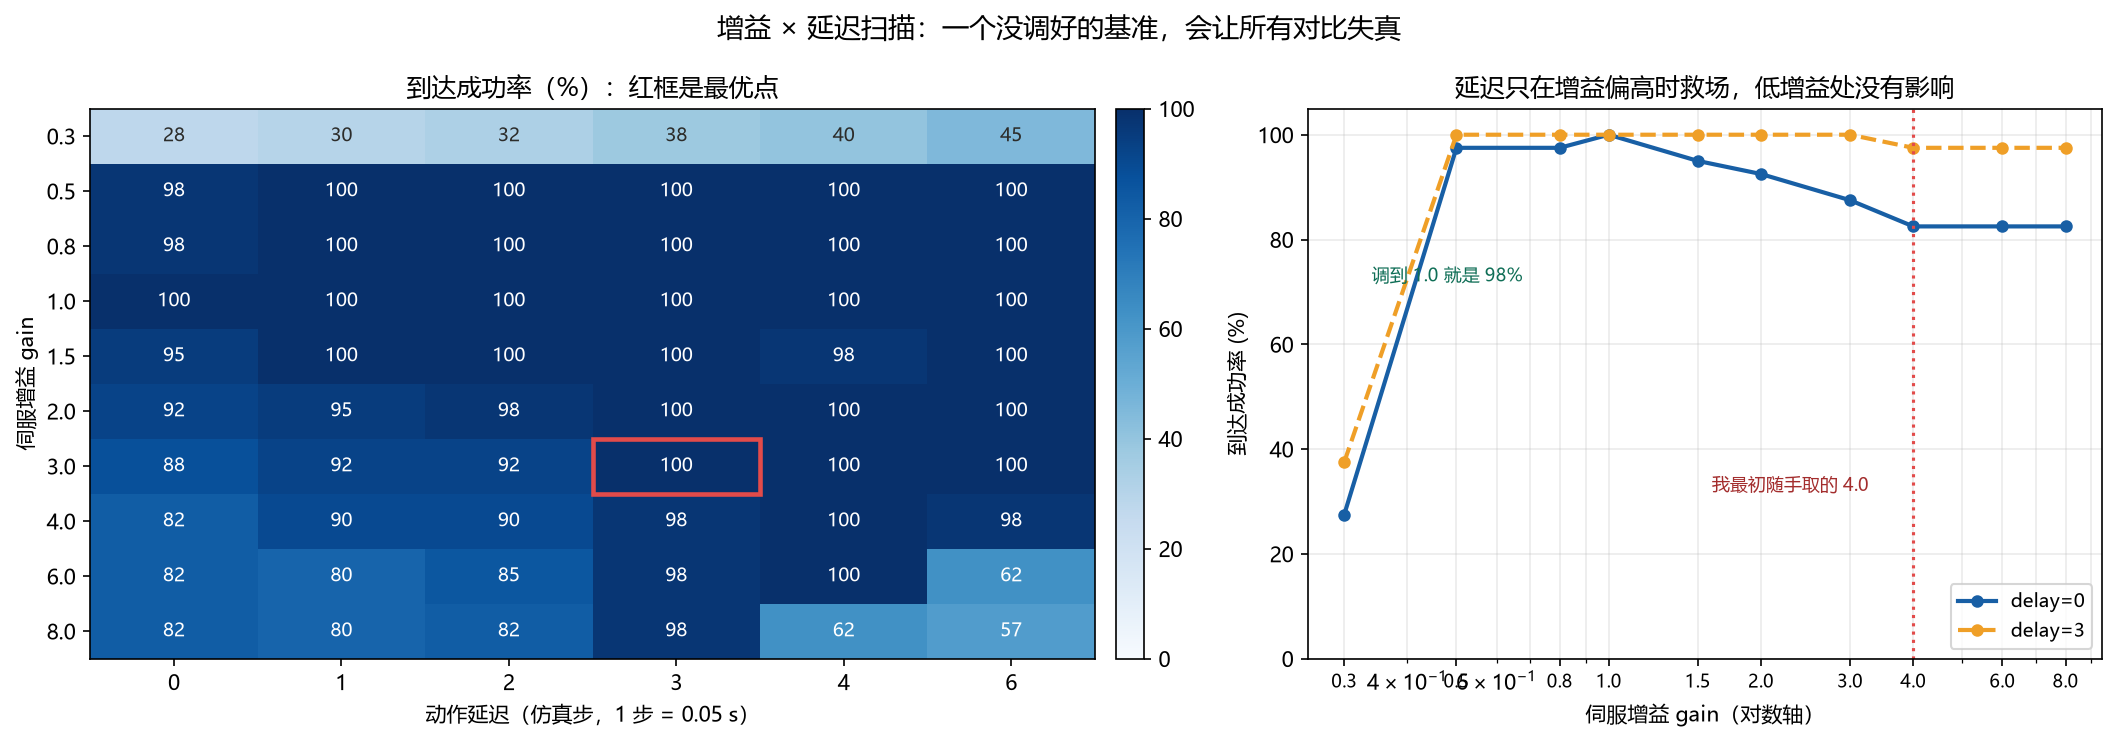

The script that saved this image:
"""
sweep.py —— 增益 × 延迟的二维扫描

这个脚本是为了一次翻车写的。

我原本的假设是"给动作加延迟会让伺服失效"，结果恰恰相反：延迟让成功率变高了。
原因不在延迟，在增益 —— `gain=4.0` 太大，控制器一直在过冲、在目标附近来回抖，
而延迟起了低通滤波的作用，恰好把震荡压住。

于是把两个变量一起扫一遍。这张表说明两件事：

1. **调参不是可选项。** gain 从 4.0 调到 1.0，成功率从 84% 直接到 98%。
   我拿 84% 当了一整晚的"专家上限"，所有对比结论因此失真。
2. **单变量思维会骗人。** 只改延迟、不改增益，会得出"延迟有用"的错误结论；
   把两个变量放在一起看，才发现延迟的作用只是补偿了另一个参数的错。
"""

import os

import matplotlib
matplotlib.use("Agg")
import matplotlib.pyplot as plt
import numpy as np

from controller import evaluate, make_resolved_rate

plt.rcParams["font.sans-serif"] = ["Microsoft YaHei", "SimHei", "DejaVu Sans"]
plt.rcParams["axes.unicode_minus"] = False

OUT = os.path.join(os.path.dirname(os.path.abspath(__file__)), "sweep.png")

GAINS = [0.3, 0.5, 0.8, 1.0, 1.5, 2.0, 3.0, 4.0, 6.0, 8.0]
DELAYS = [0, 1, 2, 3, 4, 6]
EPISODES = 40
SEED = 500


def main():
    succ = np.zeros((len(GAINS), len(DELAYS)))
    steps = np.zeros_like(succ)

    print("扫描 gain × delay（每个格子 " + str(EPISODES) + " 回合）")
    for i, g in enumerate(GAINS):
        for j, d in enumerate(DELAYS):
            r = evaluate(make_resolved_rate(gain=g, lam=0.05),
                         episodes=EPISODES, seed=SEED,
                         env_kw={"action_delay": d})
            succ[i, j] = r["success_rate"] * 100
            steps[i, j] = r["avg_steps"]
        print(f"  gain={g:<4} " + "  ".join(f"{v:5.1f}%" for v in succ[i]))

    # 成功率优先，步数少次之 —— 否则 gain=0.5/delay=1 那种"100% 但走 126 步"的会占便宜
    score = succ * 1000.0 - steps
    bi, bj = np.unravel_index(np.argmax(score), score.shape)
    print(f"\n最优点：gain={GAINS[bi]}  delay={DELAYS[bj]}  "
          f"成功率 {succ[bi, bj]:.1f}%  平均 {steps[bi, bj]:.1f} 步")
    i4 = GAINS.index(4.0)
    print(f"  gain=4.0 无延迟时只有 {succ[i4, 0]:.1f}% —— 这就是被我当了一整晚的专家基准")

    fig, axes = plt.subplots(1, 2, figsize=(14.2, 5.0),
                             gridspec_kw={"width_ratios": [1.35, 1]})
    fig.suptitle("增益 × 延迟扫描：一个没调好的基准，会让所有对比失真", fontsize=13)

    # 左：热力图
    ax = axes[0]
    im = ax.imshow(succ, cmap="Blues", aspect="auto", vmin=0, vmax=100)
    ax.set_xticks(range(len(DELAYS)))
    ax.set_xticklabels(DELAYS)
    ax.set_yticks(range(len(GAINS)))
    ax.set_yticklabels([f"{g}" for g in GAINS])
    ax.set_xlabel("动作延迟（仿真步，1 步 = 0.05 s）")
    ax.set_ylabel("伺服增益 gain")
    for i in range(len(GAINS)):
        for j in range(len(DELAYS)):
            v = succ[i, j]
            ax.text(j, i, f"{v:.0f}", ha="center", va="center", fontsize=9,
                    color="white" if v > 55 else "#2C2C2A")
    ax.add_patch(plt.Rectangle((bj - 0.5, bi - 0.5), 1, 1, fill=False,
                               edgecolor="#E24B4A", lw=2.2))
    ax.set_title("到达成功率（%）：红框是最优点", fontsize=12)
    fig.colorbar(im, ax=ax, fraction=0.042, pad=0.02)

    # 右：沿 gain 的曲线
    ax = axes[1]
    for d, c, ls in [(0, "#185FA5", "-"), (3, "#EF9F27", "--")]:
        j = DELAYS.index(d)
        ax.plot(GAINS, succ[:, j], ls, color=c, lw=2, marker="o", ms=5,
                label=f"delay={d}")
    ax.set_xscale("log")
    ax.set_xticks(GAINS)
    ax.set_xticklabels([str(g) for g in GAINS], fontsize=8.5)
    ax.set_xlabel("伺服增益 gain（对数轴）")
    ax.set_ylabel("到达成功率 (%)")
    ax.set_ylim(0, 105)
    ax.axvline(4.0, color="#E24B4A", ls=":", lw=1.5)
    ax.annotate("我最初随手取的 4.0", xy=(4.0, 30), xytext=(1.6, 32),
                fontsize=8.5, color="#A32D2D")
    ax.annotate("调到 1.0 就是 98%", xy=(1.0, 98), xytext=(0.34, 72),
                fontsize=8.5, color="#0F6E56")
    ax.set_title("延迟只在增益偏高时救场，低增益处没有影响", fontsize=12)
    ax.legend(fontsize=9, loc="lower right")
    ax.grid(alpha=0.25, which="both")

    fig.tight_layout()
    fig.savefig(OUT, dpi=150, bbox_inches="tight")
    print(f"\n图已保存：{OUT}")


if __name__ == "__main__":
    main()
